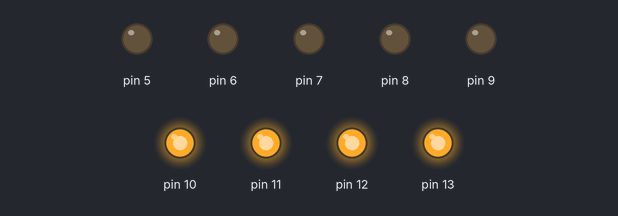
Bench run of a sketch on a simulated Arduino Uno, built with avr-gcc and run on an emulated ATmega328P. Shown: output pins drawn as LEDs (lit = HIGH).

Above: at 2.5 s.
At 5.5 s:
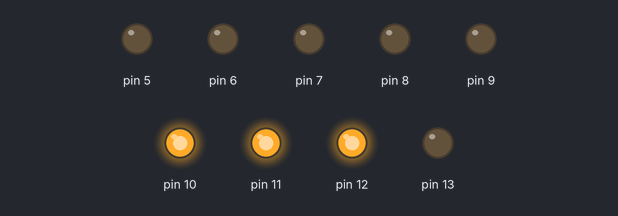
At 7.5 s:
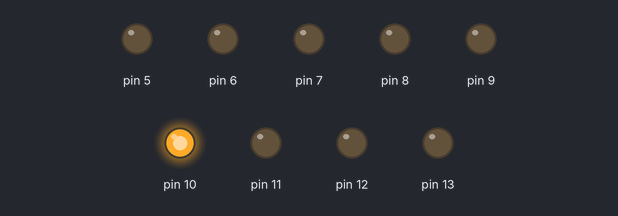
At 9.0 s:
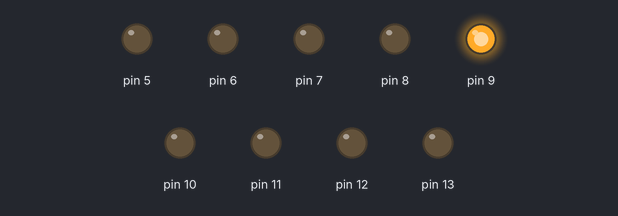
At 12.5 s:
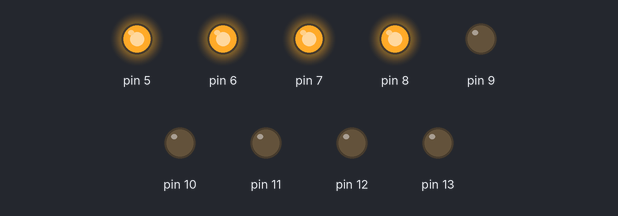
At 17.5 s:
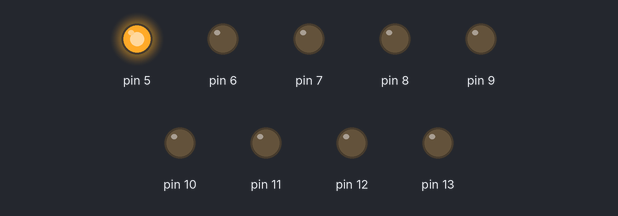
Timing chart, 0 to 23.4 s (numbered marks = the images above):
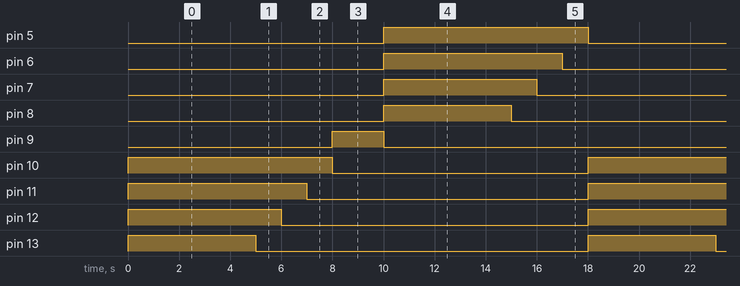

Measured:
- by itself, pin 5, pin 10: alternates HIGH for 8.0 s and LOW for 10.0 s
- by itself, pin 6, pin 11: alternates HIGH for 7.0 s and LOW for 11.0 s
- by itself, pin 7, pin 12: alternates HIGH for 6.0 s and LOW for 12.0 s
- by itself, pin 8, pin 13: alternates HIGH for 5.0 s and LOW for 13.0 s
- by itself, pin 9: alternates HIGH for 2.0 s and LOW for 16.0 s

The sketch:

Codigo.ino
```cpp
int x;
void setup(){
  for(x=5;x<=13;x++)
  pinMode(x,OUTPUT);

}
void loop(){
  for(x=10;x<=13;x++){
  	digitalWrite(x,HIGH);
  }
  delay(4000);
  for(x=13;x>=10;x--){
	delay(1000);
    digitalWrite(x,LOW);
  }
  digitalWrite(9,HIGH);
  delay(2000);
  digitalWrite(9,LOW);
  for(x=5;x<=8;x++){
  	digitalWrite(x,HIGH);
  }
  delay(4000);
  for(x=8;x>=5;x--){
  	delay(1000);
  	digitalWrite(x,LOW);
  }
}
  
```
